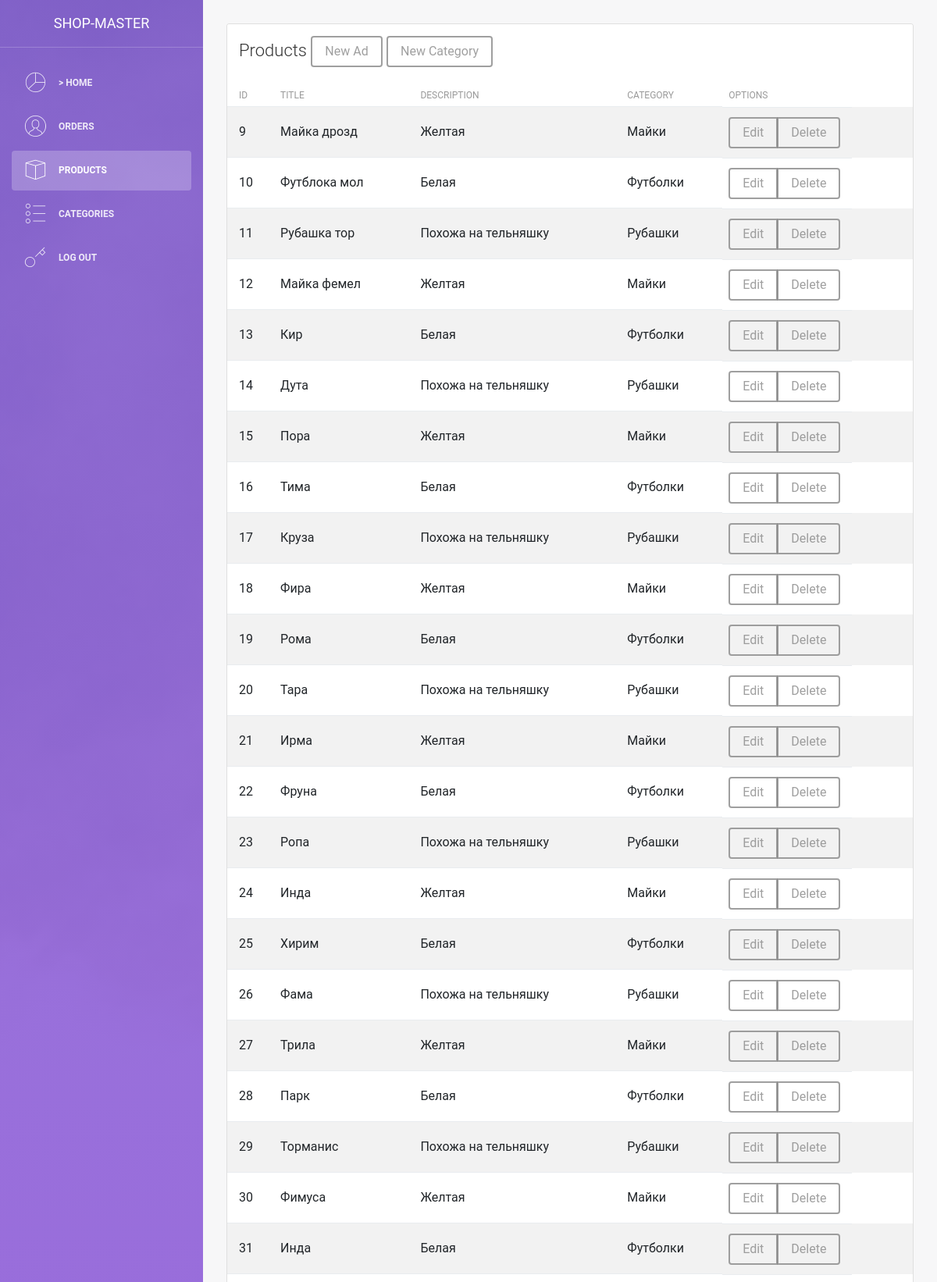
/admin/products.php (upper part), run on the app's committed database.
### tables this page shows
CREATE TABLE `products` (
  `id` int(11) NOT NULL,
  `title` varchar(255) NOT NULL,
  `description` text NOT NULL,
  `content` text NOT NULL,
  `category_id` int(11) NOT NULL,
  `image` varchar(255) NOT NULL,
  `cost` varchar(10) NOT NULL
);

CREATE TABLE `categories` (
  `id` int(11) NOT NULL,
  `title` varchar(255) NOT NULL
);

### admin/products.php (the view, shortened to what this page needs)
<?php
    include $_SERVER['DOCUMENT_ROOT'] ."/configs/db.php";
    include $_SERVER['DOCUMENT_ROOT'] ."/admin/parts/header.php";
 ?>
<div class="row">
    <div class="col-md-12">
        <div class="card strpied-tabled-with-hover">
            <div class="card-header ">
                <h4 class="card-title">
                Products
                <a href="modules/products/add.php" type="button" class="btn btn-secondary">New Ad</a>
                <a href="modules/products/add_category.php" type="button" class="btn btn-secondary">New Category</a>
            </h4>
            </div>
            <div class="card-body table-full-width table-responsive">
                <table class="table table-hover table-striped">
                    <thead>
                        <th>ID</th>
                        <th>Title</th>
                        <th>Description</th>
                        <th>Category</th>
                        <th>Options</th>
                    </thead>
                    <tbody>
                        <?php
                            $sql = "SELECT * FROM products";
                            $result = $connect->query($sql);
                            while($row = mysqli_fetch_assoc($result)) {
                                $sql2 = "SELECT `title` FROM `categories` WHERE id = " . $row["category_id"];
                                $result2 = $connect->query($sql2);
                                $row2 = mysqli_fetch_assoc($result2);
                                ?>
                                    <tr>
                                        <td><?php echo $row["id"]; ?></td>
                                        <td><?php echo $row["title"]; ?></td>
                                        <td><?php echo $row["description"]; ?></td>
                                        <td><?php echo $row2["title"]; ?></td>
                                        <td>
                                            <div class="btn-group" role="group" aria-label="Basic example">
                                              <a href="modules/products/edit.php?id=<?php echo $row["id"]; ?>" type="button" class="btn btn-secondary">Edit</a>
                                              <a href="modules/products/delete.php?id=<?php echo $row["id"]; ?>" type="button" class="btn btn-secondary">Delete</a>
                                            </div>
                                        </td>
                                    </tr>
                                <?php
                             }
                         ?>
                    </tbody>
                </table>
            </div>
        </div>
    </div>
</div>
<?php
    include "parts/footer.php";
 ?>

### data on the page
products: id "9", title "Майка дрозд", description "Желтая", category.title "Майки"
products: id "10", title "Футблока мол", description "Белая", category.title "Футболки"
products: id "11", title "Рубашка тор", description "Похожа на тельняшку", category.title "Рубашки"
products: id "12", title "Майка фемел", description "Желтая", category.title "Майки"
products: id "13", title "Кир", description "Белая", category.title "Футболки"
products: id "14", title "Дута", description "Похожа на тельняшку", category.title "Рубашки"
products: id "15", title "Пора", description "Желтая", category.title "Майки"
products: id "16", title "Тима", description "Белая", category.title "Футболки"
products: id "17", title "Круза", description "Похожа на тельняшку", category.title "Рубашки"
products: id "18", title "Фира", description "Желтая", category.title "Майки"
products: id "19", title "Рома", description "Белая", category.title "Футболки"
products: id "20", title "Тара", description "Похожа на тельняшку", category.title "Рубашки"
products: id "21", title "Ирма", description "Желтая", category.title "Майки"
products: id "22", title "Фруна", description "Белая", category.title "Футболки"
products: id "23", title "Ропа", description "Похожа на тельняшку", category.title "Рубашки"
products: id "24", title "Инда", description "Желтая", category.title "Майки"
products: id "25", title "Хирим", description "Белая", category.title "Футболки"
products: id "26", title "Фама", description "Похожа на тельняшку", category.title "Рубашки"
products: id "27", title "Трила", description "Желтая", category.title "Майки"
products: id "28", title "Парк", description "Белая", category.title "Футболки"
products: id "29", title "Торманис", description "Похожа на тельняшку", category.title "Рубашки"
products: id "30", title "Фимуса", description "Желтая", category.title "Майки"
products: id "31", title "Инда", description "Белая", category.title "Футболки"
